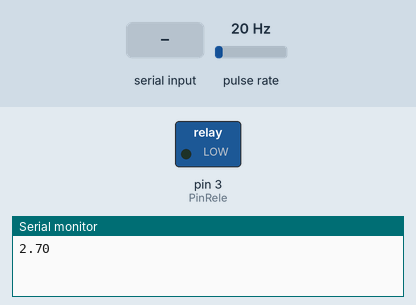
Recording of a sketch running on a simulated Arduino Uno, built with avr-gcc and run on an emulated ATmega328P. On the bench: switched loads named in the sketch (green lamp = pin HIGH), the last lines printed to the serial monitor. Wiring (inferred from the names in the program): pulse sensor: data pin 2. Inputs (shaded band) come from the test bench; at power-on: pulse rate 20 Hz.

Above: at 1.7 s.
1.8 s: "00\n" received over Serial
At 4.5 s:
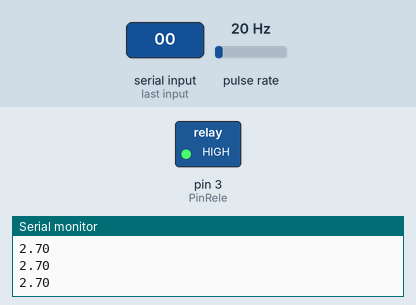
4.8 s: "11111\n" received over Serial
At 7.1 s:
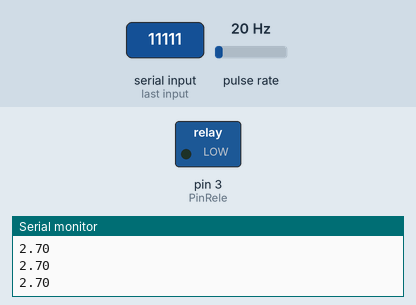
Timing chart, 0 to 8.6 s (numbered marks = the images above; inputs shaded):
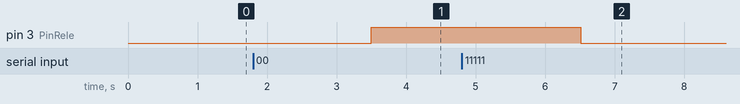

Measured:
- after the input at 1.8 s, pin 3 (PinRele): LOW → HIGH after 1.7 s
- after the input at 4.8 s, pin 3 (PinRele): HIGH → LOW after 1.7 s

The sketch:

led.ino
```cpp
int PinRele = 3;
String entrada = "";
bool completo = false;
int numero = 0;
int dato = 0;
int flowPin = 2;
double flowRate;
volatile int count;

void setup() {

  pinMode(flowPin, INPUT); // Sets the pin as an input
  attachInterrupt(0, Flow, RISING);
  Serial.begin(9600);
  pinMode(PinRele, OUTPUT);
  digitalWrite(PinRele, LOW);
  delay(500);
}

void loop() {

  count = 0; // Reset the counter so we start counting from 0 again
  interrupts(); //Enables interrupts on the Arduino
  delay (1000); //Wait 1 second
  noInterrupts(); //Disable the interrupts on the Arduino

  //Start the math
  flowRate = (count * 2.25); //Take counted pulses in the last second and
  //multiply by 2.25mL
  flowRate = flowRate * 60; //Convert seconds to minutes, giving you mL / Minute
  flowRate = flowRate / 1000; //Convert mL to Liters, giving you Liters / Minute
  Serial.println(flowRate);

  if (completo) {
        entrada.trim();
        //Serial.println("Comando recibido: " + entrada); // Imprime el comando recibido
        if(entrada.equals("00")) {
          digitalWrite(PinRele, HIGH);
          delay(1000); // Retraso de 1 segundo
        } else if (entrada.equals("11111")) {
          digitalWrite(PinRele, LOW);
          delay(1000); // Retraso de 1 segundo
        }
        entrada = "";
        completo = false;
      }


}

void serialEvent() {
  while (Serial.available()) {
    char inchar = (char)Serial.read();
    if(inchar == '\n') {
      completo = true;
    } else {
      entrada += inchar;
    }
  }
}

void Flow()
{
 count++; //Every time this function is called, increment "count" by 1
}
```
